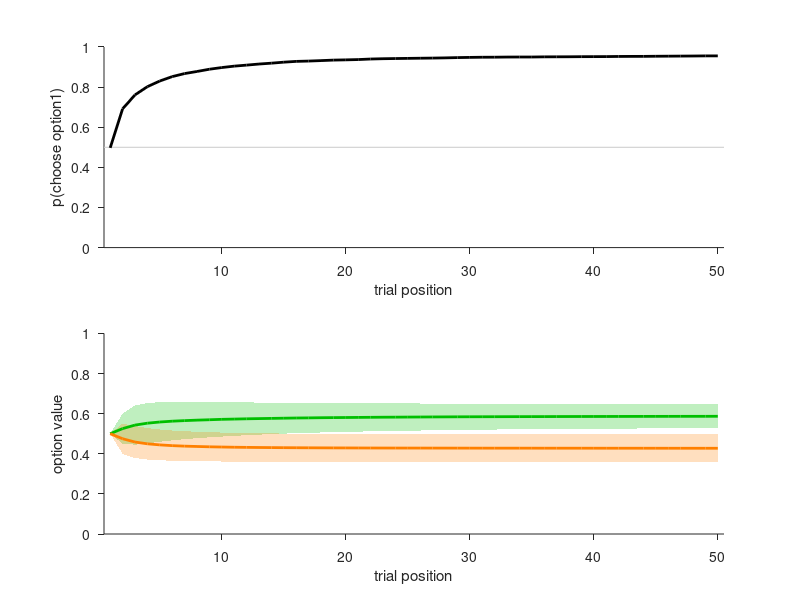

This figure's MATLAB source: (Note: this script raises an error after producing the figure.)
%  sim_norm_model
%
%  Initial version of the code for the normative model of the SpaceShoot task
%  built by Basile Garcia <basile.garcia@gmail.com>
%
%  Next step: fit a simplified normative model where the option value learning
%  component only learns block difficulty (reset at the beginning of each block)
%  and the forcefield destroyability learning component only learns the slope of
%  the logistic function (*not* reset at the beginning of each block). This
%  would dramatically increase the speed of the code, and makes quite standard
%  assumptions about what the normative model knows (rather than learns) about
%  the task:
%    1/ that there is a good and a bad option in each block (we could even tell
%       explicitly participants about it if necessary),
%    2/ that the forcefield destroyability function crosses p = 0.5 in the
%       middle of the color range (we could even tell explicitly participants
%       about it if necessary).
%
%  This simplified normative model will also include additional parameters to
%  make it suboptimal: exponential discounting of past rewards (suboptimal
%  option value learning), and exponential discounting of past forcefield
%  observations (suboptimal forcefield destroyability learning). This will allow
%  us to fit these parameters, along with the inverse temperatures associated
%  with the decision policy, to participant data.
%
%  Valentin Wyart <valentin.wyart@inserm.fr> | 2023-08-29

%% Simulate Kalman filter to model learning of option values
%
%  This code purposefully ignores forcefields (by assuming the absence of
%  forcefields) to focus on the learning of option values.
%
%  In this very simple piece of code, the model uses Thompson sampling to choose
%  probabilistically between the two options as a function of their respective
%  posterior means (mt) and variances (vt).
%
%  To-do: use the reparameterization function from drift variance (vd) to
%  asymptotic learning rate (alpha) to make the parameter more readily
%  interpretable in RL-like terms.

% clear workspace
clear all
close all
clc

% set task parameters
mrwd = [0.6,0.4]; % reward means
vrwd = 0.2^2;     % reward variance
nb   = 1e4;       % number of blocks
nt   = 50;        % number of trials per block

% set model parameters
m0   = 0.5;   % prior mean
v0   = 0.2^2; % prior variance
vs   = vrwd;  % sampling variance (scaling parameter, do not change)
vd   = 0;     % drift variance (optimal=0)
beta = 1e6;   % Thompson sampling inverse temperature

% sample rewards
xrwd = normrnd(repmat(reshape(mrwd,[1,1,2]),[nb,nt,1]),sqrt(vrwd));

mt   = nan(nb,nt,2); % posterior means
vt   = nan(nb,nt,2); % posterior variances
resp = nan(nb,nt);   % response
r_ch = nan(nb,nt);   % chosen reward
r_un = nan(nb,nt);   % unchosen/foregone reward

% initialize posterior means and variances
mt(:,1,:) = m0;
vt(:,1,:) = v0;

% get response
resp(:,1) = ceil(2*rand(nb,1));

% get chosen and unchosen/foregone rewards
r_ch(:,1) = xrwd(sub2ind(size(xrwd),(1:nb)',ones(nb,1),resp(:,1)));
r_un(:,1) = xrwd(sub2ind(size(xrwd),(1:nb)',ones(nb,1),3-resp(:,1)));

for it = 2:nt
    
    % compute Kalman gain
    kgain = vt(:,it-1,:)./(vt(:,it-1,:)+vs);
    
    % get blocks where chosen option = 1
    i1 = resp(:,it-1) == 1 & ~isnan(xrwd(:,it-1,1));
    
    % update posterior mean and variance of chosen option
    mt(i1,it,1) = mt(i1,it-1,1)+kgain(i1,1,1).*(xrwd(i1,it-1,1)-mt(i1,it-1,1));
    vt(i1,it,1) = (1-kgain(i1,1,1)).*vt(i1,it-1,1);
    % freeze posterior mean and variance of unchosen option
    mt(i1,it,2) = mt(i1,it-1,2);
    vt(i1,it,2) = vt(i1,it-1,2);
    
    % get blocks where chosen option = 2
    i2 = resp(:,it-1) == 2 & ~isnan(xrwd(:,it-1,1));
    
    % update posterior mean and variance of chosen option
    mt(i2,it,2) = mt(i2,it-1,2)+kgain(i2,1,2).*(xrwd(i2,it-1,2)-mt(i2,it-1,2));
    vt(i2,it,2) = (1-kgain(i2,1,2)).*vt(i2,it-1,2);
    % freeze posterior mean and variance of unchosen option
    mt(i2,it,1) = mt(i2,it-1,1);
    vt(i2,it,1) = vt(i2,it-1,1);
    
    % account for drift
    vt(:,it,:) = vt(:,it,:)+vd;
    
    % get log-likelihood ratio
    llr = 2*(mt(:,it,1)-mt(:,it,2))./sqrt(vt(:,it,1)+vt(:,it,2));
    
    % get response
    resp(:,it) = 1+(rand(nb,1) > 1./(1+exp(-beta*llr)));
    
    % get chosen and unchosen/foregone rewards
    r_ch(:,it) = xrwd(sub2ind(size(xrwd),(1:nb)',it(ones(nb,1)),resp(:,it)));
    r_un(:,it) = xrwd(sub2ind(size(xrwd),(1:nb)',it(ones(nb,1)),3-resp(:,it)));
    
end

% compute statistics of option values at each trial position across blocks
mt_avg = squeeze(mean(mt,1));
mt_std = squeeze(std(mt,[],1));

figure;

% plot chosen option over time
subplot(2,1,1);
hold on
xlim([0.5,nt+0.5]);
ylim([0,1]);
plot(xlim,[0.5,0.5],'-','LineWidth',0.75,'Color',[0.8,0.8,0.8]);
plot(1:nt,mean(resp == 1,1),'k-','LineWidth',2);
hold off
set(gca,'TickDir','out');
xlabel('trial position');
ylabel('p(choose option1)');

% plot learnt option values over time
subplot(2,1,2);
hold on
xlim([0.5,nt+0.5]);
ylim([0,1]);
patch([(1:nt)';flip((1:nt)')],[mt_avg(:,1)+mt_std(:,1);flip(mt_avg(:,1)-mt_std(:,1))],[0,0.75,0],'EdgeColor','none','FaceAlpha',0.25);
patch([(1:nt)';flip((1:nt)')],[mt_avg(:,2)+mt_std(:,2);flip(mt_avg(:,2)-mt_std(:,2))],[1,0.5,0],'EdgeColor','none','FaceAlpha',0.25);
plot(1:nt,mt_avg(:,1),'-','LineWidth',2,'Color',[0,0.75,0]);
plot(1:nt,mt_avg(:,2),'-','LineWidth',2,'Color',[1,0.5,0]);
hold off
set(gca,'TickDir','out');
xlabel('trial position');
ylabel('option value');

sgtitle('Kalman filter');

%% Simulate logistic regression to model learning of forcefield destroyability
%
%  This code purposefully ignores options (by assuming that option1 is chosen on
%  every trial) to focus on the learning of forcefield destroyability.
%
%  In this very simple piece of code, we assume that the model re-learns
%  forcefield destroyability from scratch at the beginning of each new block.
%
%  To-do: create a new logistic regression function with optional exponential
%  discounting of past observations to account for perceptual memory decay.

% clear workspace
clear all
close all
clc

% set task parameters
bffd = [0,1]; % forcefield parameter estimates
nb   = 1e2;   % number of blocks
nt   = 50;    % number of trials per block

% set model parameters
vffd = [2,2]; % prior variances on forcefield parameter estimates 

% sample forcefields and their destroyability upon impact
xffd = unifrnd(-1,+1,[nb,nt,2]);
yffd = rand(size(xffd)) < 1./(1+exp(-bffd(1)-bffd(2)*xffd));

breg = nan(nb,nt,2); % forcefield parameter estimates

hbar = waitbar(0,'running logistic regression model');
for ib = 1:nb
    waitbar(ib/nb,hbar);
    for it = 1:nt
        % by default, assume that option1 is chosen on every trial
        xreg = [ones(it,1),xffd(ib,1:it,1)'];
        yreg = yffd(ib,1:it,1)';
        breg(ib,it,:) = logreg_regul(xreg,yreg,'b_sigma',vffd,'nrun',1);
    end
end
close(hbar);

% compute statistics of forcefield parameter estimates at each trial position across blocks
breg_avg = squeeze(mean(breg,1));
breg_std = squeeze(std(breg,[],1));

% compute predicted forcefield curves over time
xvec = -1:0.01:+1;
pvec = nan(numel(xvec),nt);
for it = 1:nt
    pvec(:,it) = 1./(1+exp(-breg_avg(it,1)-breg_avg(it,2)*xvec));
end

figure;

% plot forcefield parameter estimates
subplot(2,1,1);
hold on
xlim([0.5,nt+0.5]);
patch([(1:nt)';flip((1:nt)')],[breg_avg(:,1)+breg_std(:,1);flip(breg_avg(:,1)-breg_std(:,1))],[0,0.5,0.5],'EdgeColor','none','FaceAlpha',0.25);
patch([(1:nt)';flip((1:nt)')],[breg_avg(:,2)+breg_std(:,2);flip(breg_avg(:,2)-breg_std(:,2))],[0,1,0.5],'EdgeColor','none','FaceAlpha',0.25);
plot(1:nt,breg_avg(:,1),'-','LineWidth',2,'Color',[0,0.5,0.5]);
plot(1:nt,breg_avg(:,2),'-','LineWidth',2,'Color',[0,1,0.5]);
plot(xlim,bffd([1,1]),'k--','LineWidth',0.75);
plot(xlim,bffd([2,2]),'k--','LineWidth',0.75);
hold off
set(gca,'TickDir','out');
xlabel('trial position');
ylabel('forcefield parameter estimates');

% plot predicted forcefield curves over time
subplot(2,1,2);
imagesc(1:nt,xvec,pvec);
hold on
xlim([0.5,nt+0.5]);
ylim([-1,+1]);
plot(xlim,[0,0],'k--','LineWidth',0.75);
hold off
set(gca,'TickDir','out','Box','off','CLim',[0,1],'YDir','normal');
xlabel('trial position');
ylabel('forcefield color');

sgtitle('Logistic regression model');

%% Simulate both components of the normative model at once
%
%  Here we assume that the model re-learns option values at the beginning of
%  each new block, but only updates its learnt parameters estimates of
%  forcefield destroyability.
%
%  On each trial, using the posterior means of the Kalman filter (mt) and the
%  parameter estimates of forcefield destroyability applied to the current
%  forcefield colors (pt), the model computes expected values (EV) as mt*pt for
%  the two options, and chooses between them with an adjustable sampling
%  temperature (zero for argmax).
%
%  At the moment, it is easy to make the option value learning component of the
%  model suboptimal, but setting vd > 0 (the model then discounts exponentially
%  past rewards). But it is not possible to make the forcefield destroyability
%  learning component of the model suboptimal. I should create a dedicated
%  logreg_regul function where the log-likelihood objective function of the
%  regression model can discount past observations.
%
%  This should be done have parameters to fit, the only problem being that the
%  current implementation is way too slow in terms of the logistic regression
%  model. There is no closed-loop analytical function for fitting the forcefield
%  destroyability sigmoid model unfortunately, but maybe I could work out some
%  sort of approximation that would work well (to be continued).
%
%  Note that the number of trials per block (nt) should be set so that we have
%  enough trials per block to reach the learning asymptote and have some trials
%  after the asymptote is reached, but not too many because it is really the
%  learning aspect that we care mostly about.

% clear workspace
clear all
close all
clc

% set task parameters
bffd = [0,1.25];  % forcefield parameter estimates
mrwd = [0.6,0.4]; % reward means
vrwd = 0.2^2;     % reward variance
nb   = 1e3;       % number of blocks (use 1e3 as default)
nt   = 25;        % number of trials per block

% set model parameters
vffd    = [2,2]; % prior variances on forcefield parameter estimates 
m0      = 0.5;   % prior mean
v0      = 0.2^2; % prior variance
vs      = vrwd;  % sampling variance (scaling parameter)
vd      = 0;     % drift variance
dvtype  = 'ev';  % decision variable type ('ev' or 'lr')
beta_ev = 1e6;   % inverse temperature for expected values (if dvtype == 'ev')
beta_m  = 1e6;   % inverse temperature for forcefield destroyabilities (if dvtype == 'lr')
beta_p  = 1e6;   % inverse temperature for option values (if dvtype == 'lr')

% sample forcefields and their destroyability upon impact
xffd = unifrnd(-1,+1,[nb,nt,2]);
yffd = rand(size(xffd)) < 1./(1+exp(-bffd(1)-bffd(2)*xffd));

% sample rewards
xrwd = normrnd(repmat(reshape(mrwd,[1,1,2]),[nb,nt,1]),sqrt(vrwd));

breg   = nan(nb,nt,2); % forcefield parameter estimates
pt     = nan(nb,nt,2); % forcefield destroyabilities
mt     = nan(nb,nt,2); % posterior means
vt     = nan(nb,nt,2); % posterior variances
ropt   = nan(nb,nt);   % optimal response
ropt_m = nan(nb,nt);   % optimal response wrt option values
ropt_p = nan(nb,nt);   % optimal response wrt forcefield destroyabilities
resp   = nan(nb,nt);   % model response
x_ch   = nan(nb,nt);   % chosen forcefield color
y_ch   = nan(nb,nt);   % chosen forcefield destroyed?
r_ch   = nan(nb,nt);   % chosen reward
r_un   = nan(nb,nt);   % unchosen/foregone reward

hbar = waitbar(0,'running normative model');
for ib = 1:nb
    waitbar(ib/nb,hbar);
    
    % compute true forcefield destroyabilities and true option values
    ptru = squeeze(1./(1+exp(-bffd(1)-bffd(2)*xffd(ib,1,:))));
    mtru = mrwd(:);
    % compute optimal response as argmax on optimal expected values
    [~,ropt(ib,1)] = max(mtru.*ptru);
    [~,ropt_m(ib,1)] = max(mtru); % wrt option values only
    [~,ropt_p(ib,1)] = max(ptru); % wrt forcefield destroyabilities only

    if ib > 1
        % compute forcefield destroyabilities
        pt(ib,1,:) = 1./(1+exp(-breg(ib-1,nt,1)-breg(ib-1,nt,2)*xffd(ib,1,:)));
    end
    
    % initialize posterior means and variances
    mt(ib,1,:) = m0;
    vt(ib,1,:) = v0;
    
    % get response
    if ib > 1
        % choose using forcefield destroyabilities
        switch dvtype
            case 'ev' % decision variable = difference of forcefield destroyabilities
                dv = beta_ev*(pt(ib,1,1)-pt(ib,1,2));
            case 'lr' % decision variable = log-ratio of forcefield destroyabilities
                dv = beta_p*(log(pt(ib,1,1))-log(pt(ib,1,2)));
            otherwise
                error('Undefined decision variable type!');
        end
        resp(ib,1) = 1+(rand > 1/(1+exp(-dv)));
    else
        % choose randomly
        resp(ib,1) = ceil(2*rand);
    end
    
    % check whether forcefield is destroyed
    x_ch(ib,1) = xffd(ib,1,resp(ib,1));
    y_ch(ib,1) = yffd(ib,1,resp(ib,1));
    
    % update forcefield parameter estimates
    xreg = x_ch(~isnan(x_ch(:)));
    xreg = cat(2,ones(size(xreg)),xreg);
    yreg = y_ch(~isnan(y_ch(:)));
    breg(ib,1,:) = logreg_regul(xreg,yreg,'b_sigma',vffd,'nrun',1);
    
    if y_ch(ib,1) == true
        % get chosen and unchosen/foregone rewards
        r_ch(ib,1) = xrwd(ib,1,resp(ib,1));
        r_un(ib,1) = xrwd(ib,1,3-resp(ib,1));
    end
    
    for it = 2:nt
        
        % compute true forcefield destroyabilities and true option values
        ptru = squeeze(1./(1+exp(-bffd(1)-bffd(2)*xffd(ib,it,:))));
        mtru = mrwd(:);
        % compute optimal response
        [~,ropt(ib,it)] = max(mtru.*ptru); % wrt expected values
        [~,ropt_m(ib,it)] = max(mtru); % wrt option values only
        [~,ropt_p(ib,it)] = max(ptru); % wrt forcefield destroyabilities only
        
        % compute forcefield destroyabilities
        pt(ib,it,:) = 1./(1+exp(-breg(ib,it-1,1)-breg(ib,it-1,2)*xffd(ib,it,:)));
        
        ch = resp(ib,it-1); % chosen option on previous trial
        un = 3-ch; % unchosen option on previous trial
        
        % compute Kalman gain
        kgain = vt(ib,it-1,:)./(vt(ib,it-1,:)+vs);
        
        if y_ch(ib,it-1) == true
            % update posterior mean and variance of chosen option
            mt(ib,it,ch) = mt(ib,it-1,ch)+kgain(1,1,ch).*(xrwd(ib,it-1,ch)-mt(ib,it-1,ch));
            vt(ib,it,ch) = (1-kgain(1,1,ch)).*vt(ib,it-1,ch);
        else
            % freeze posterior mean and variance of chosen option
            mt(ib,it,ch) = mt(ib,it-1,ch);
            vt(ib,it,ch) = vt(ib,it-1,ch);
        end
        % freeze posterior mean and variance of unchosen option
        mt(ib,it,un) = mt(ib,it-1,un);
        vt(ib,it,un) = vt(ib,it-1,un);
        
        % account for drift
        vt(ib,it,:) = vt(ib,it,:)+vd;
        
        % compute decision variable
        switch dvtype
            case 'ev' % decision variable = difference of expected values
                % compute expected values
                ev = squeeze(mt(ib,it,:).*pt(ib,it,:));
                % compute decision variable
                dv = beta_ev*(ev(1)-ev(2));
            case 'lr' % decision variable = weighted sum of log-ratios
                % compute log-ratio of option values
                logm = squeeze(log(mt(ib,it,:)));
                lr_m = logm(1)-logm(2);
                % compute log-ratio of forcefield destroyabilities
                logp = squeeze(log(pt(ib,it,:)));
                lr_p = logp(1)-logp(2);
                % compute decision variable
                dv = beta_m*lr_m+beta_p*lr_p;
            otherwise
                error('Undefined decision variable type!');
        end
        
        % get response using softmax policy on decision variable
        resp(ib,it) = 1+(rand > 1/(1+exp(-dv)));
        
        % check whether forcefield is destroyed
        x_ch(ib,it) = xffd(ib,it,resp(ib,it));
        y_ch(ib,it) = yffd(ib,it,resp(ib,it));
        
        % update forcefield parameter estimates
        xreg = x_ch(~isnan(x_ch(:)));
        xreg = cat(2,ones(size(xreg)),xreg);
        yreg = y_ch(~isnan(y_ch(:)));
        breg(ib,it,:) = logreg_regul(xreg,yreg,'b_sigma',vffd,'nrun',1);
        
        if y_ch(ib,it) == true
            % get chosen and unchosen/foregone rewards
            r_ch(ib,it) = xrwd(ib,it,resp(ib,it));
            r_un(ib,it) = xrwd(ib,it,3-resp(ib,it));
        end
        
    end
    
end
close(hbar);

%% Plot task information

figure;

% plot reward distributions
subplot(1,2,1);
hold on
xlim([0,1]);
x = 0.01:0.01:0.99;
patch([x,flip(x)],[normpdf(x,mrwd(1),sqrt(vrwd)),zeros(size(x))],[0,0.75,0],'FaceAlpha',0.25,'EdgeColor','none');
patch([x,flip(x)],[normpdf(x,mrwd(2),sqrt(vrwd)),zeros(size(x))],[1,0.5,0],'FaceAlpha',0.25,'EdgeColor','none');
plot(x,normpdf(x,mrwd(1),sqrt(vrwd)),'-','LineWidth',2,'Color',[0,0.75,0]);
plot(x,normpdf(x,mrwd(2),sqrt(vrwd)),'-','LineWidth',2,'Color',[1,0.5,0]);
ylim([0,max(ylim)]);
plot(mrwd([1,1]),ylim,'--','LineWidth',0.75,'Color',[0,0.75,0]);
plot(mrwd([2,2]),ylim,'--','LineWidth',0.75,'Color',[1,0.5,0]);
hold off
set(gca,'TickDir','out','XTick',0:0.2:1,'YTick',0);
xlabel('reward');
ylabel('probability density');

% plot forcefield destroyability function
subplot(1,2,2);
hold on
xlim([-1,+1]);
ylim([0,1]);
x = -1:0.01:+1;
patch([x,flip(x)],[1./(1+exp(-bffd(1)-bffd(2)*x)),zeros(size(x))],[0.5,0.5,0.5],'FaceAlpha',0.25,'EdgeColor','none');
plot(x,1./(1+exp(-bffd(1)-bffd(2)*x)),'k-','LineWidth',2);
hold off
set(gca,'TickDir','out','XTick',-1:0.5:+1,'YTick',0:0.2:1);
xlabel('forcefield color');
ylabel('forcefield destroyability');

sgtitle('Task information');

%% Plot response optimality
%
%  Legend of plotted curves:
%    * gray = optimal wrt expected values
%    * red  = optimal wrt forcefield destroyabilities
%    * blue = optimal wrt option values
%
%  What we want to achieve is that the forcefield destroyability information and
%  the option value information are equally uncertain, meaning that response
%  optimality is matched wrt forcefield destroyabilities and wrt option values.
%  This is achieved by bffd = [0,1.25] and mrwd = [0.6,0.4], vrwd = 0.2^2.

% fit binomial distributions to simulated responses
rhat   = nan(1,nt);
r_ci   = nan(2,nt);
rhat_p = nan(1,nt);
r_ci_p = nan(2,nt);
rhat_m = nan(1,nt);
r_ci_m = nan(2,nt);
for it = 1:nt
    [rhat(it),r_ci(:,it)] = binofit(nnz(resp(:,it) == ropt(:,it)),nb);
    [rhat_p(it),r_ci_p(:,it)] = binofit(nnz(resp(:,it) == ropt_p(:,it)),nb);
    [rhat_m(it),r_ci_m(:,it)] = binofit(nnz(resp(:,it) == ropt_m(:,it)),nb);
end

% plot response optimality
figure;
hold on
xlim([0.5,nt+0.5]);
ylim([0.4,1]);
patch([1:nt,flip(1:nt)],[r_ci(1,:),flip(r_ci(2,:))],[0.5,0.5,0.5],'FaceAlpha',0.25,'EdgeColor','none');
patch([1:nt,flip(1:nt)],[r_ci_p(1,:),flip(r_ci_p(2,:))],[1,0,0],'FaceAlpha',0.25,'EdgeColor','none');
patch([1:nt,flip(1:nt)],[r_ci_m(1,:),flip(r_ci_m(2,:))],[0,0,1],'FaceAlpha',0.25,'EdgeColor','none');
plot(xlim,[0.5,0.5],'-','LineWidth',0.75,'Color',[0.8,0.8,0.8]);
plot(1:nt,rhat,'-','LineWidth',2,'Color',[0.5,0.5,0.5]);
plot(1:nt,rhat_p,'-','LineWidth',2,'Color','r');
plot(1:nt,rhat_m,'-','LineWidth',2,'Color','b');
hold off
set(gca,'TickDir','out','XTick',5:5:25,'YTick',0:0.2:1);
xlabel('trial position');
ylabel('p(optimal)');

sgtitle('Response optimality');
